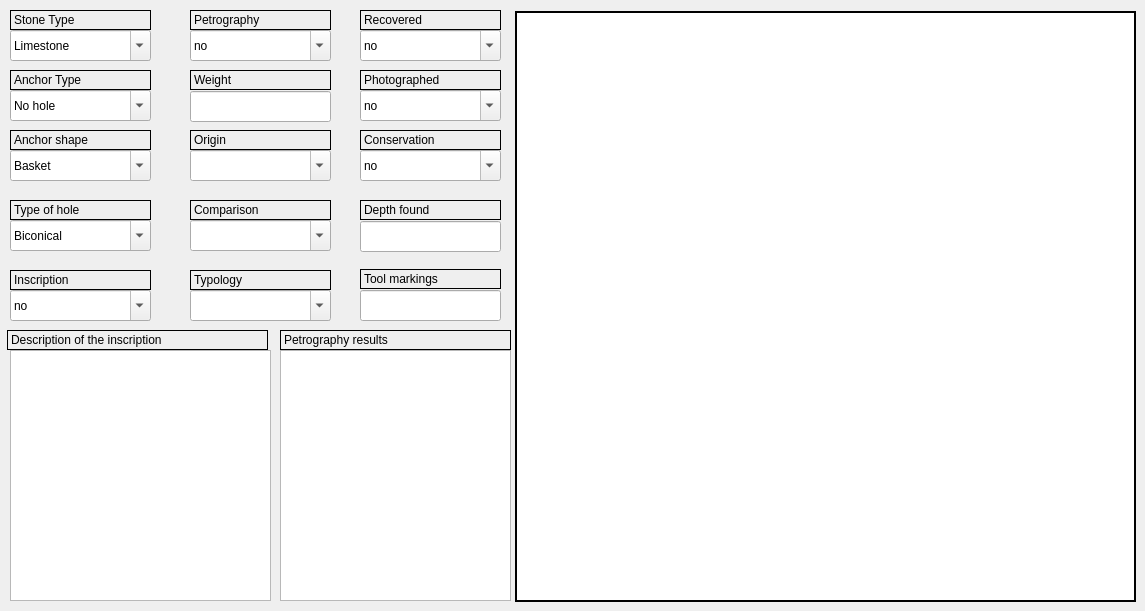
   <widget class="QWidget" name="tabWidgetPage1">
    <attribute name="icon">
     <iconset>
      <normaloff>:/images/iconANC.png</normaloff>:/images/iconANC.png</iconset>
    </attribute>
    <attribute name="title">
     <string>Anchors</string>
    </attribute>
    <widget class="QComboBox" name="comboBox_stone_type">
     <property name="geometry">
      <rect>
       <x>10</x>
       <y>30</y>
       <width>141</width>
       <height>31</height>
      </rect>
     </property>
     <property name="editable">
      <bool>true</bool>
     </property>
     <item>
      <property name="text">
       <string>Limestone</string>
      </property>
     </item>
     <item>
      <property name="text">
       <string>Basalt</string>
      </property>
     </item>
     <item>
      <property name="text">
       <string>Sandstone</string>
      </property>
     </item>
     <item>
      <property name="text">
       <string>Other</string>
      </property>
     </item>
    </widget>
    <widget class="QLabel" name="label">
     <property name="geometry">
      <rect>
       <x>10</x>
       <y>10</y>
       <width>141</width>
       <height>20</height>
      </rect>
     </property>
     <property name="frameShape">
      <enum>QFrame::Panel</enum>
     </property>
     <property name="text">
      <string>Stone Type</string>
     </property>
     <property name="openExternalLinks">
      <bool>false</bool>
     </property>
    </widget>
    <widget class="QLineEdit" name="lineEdit_list">
     <property name="geometry">
      <rect>
       <x>870</x>
       <y>40</y>
       <width>61</width>
       <height>31</height>
      </rect>
     </property>
     <property name="text">
      <string>1</string>
     </property>
     <property name="readOnly">
      <bool>true</bool>
     </property>
     <property name="cursorMoveStyle">
      <enum>Qt::VisualMoveStyle</enum>
     </property>
    </widget>
    <widget class="QLabel" name="label_12">
     <property name="geometry">
      <rect>
       <x>870</x>
       <y>20</y>
       <width>61</width>
       <height>20</height>
      </rect>
     </property>
     <property name="frameShape">
      <enum>QFrame::Panel</enum>
     </property>
     <property name="text">
      <string>Qty</string>
     </property>
    </widget>
    <widget class="QListWidget" name="iconListWidget">
     <property name="geometry">
      <rect>
       <x>515</x>
       <y>11</y>
       <width>621</width>
       <height>591</height>
      </rect>
     </property>
     <property name="frameShape">
      <enum>QFrame::WinPanel</enum>
     </property>
     <property name="frameShadow">
      <enum>QFrame::Plain</enum>
     </property>
     <property name="showDropIndicator" stdset="0">
      <bool>true</bool>
     </property>
     <property name="dragEnabled">
      <bool>true</bool>
     </property>
     <property name="dragDropOverwriteMode">
      <bool>true</bool>
     </property>
     <property name="dragDropMode">
      <enum>QAbstractItemView::DragDrop</enum>
     </property>
     <property name="defaultDropAction">
      <enum>Qt::IgnoreAction</enum>
     </property>
     <property name="movement">
      <enum>QListView::Snap</enum>
     </property>
     <property name="isWrapping" stdset="0">
      <bool>true</bool>
     </property>
     <property name="resizeMode">
      <enum>QListView::Adjust</enum>
     </property>
     <property name="viewMode">
      <enum>QListView::IconMode</enum>
     </property>
     <property name="uniformItemSizes">
      <bool>true</bool>
     </property>
     <property name="wordWrap">
      <bool>true</bool>
     </property>
     <property name="selectionRectVisible">
      <bool>true</bool>
     </property>
     <property name="sortingEnabled">
      <bool>true</bool>
     </property>
    </widget>
    <widget class="QLabel" name="label_13">
     <property name="geometry">
      <rect>
       <x>360</x>
       <y>10</y>
       <width>141</width>
       <height>20</height>
      </rect>
     </property>
     <property name="frameShape">
      <enum>QFrame::Panel</enum>
     </property>
     <property name="text">
      <string>Recovered</string>
     </property>
    </widget>
    <widget class="QLabel" name="label_15">
     <property name="geometry">
      <rect>
       <x>360</x>
       <y>130</y>
       <width>141</width>
       <height>20</height>
      </rect>
     </property>
     <property name="frameShape">
      <enum>QFrame::Panel</enum>
     </property>
     <property name="text">
      <string>Conservation</string>
     </property>
    </widget>
    <widget class="QLabel" name="label_16">
     <property name="geometry">
      <rect>
       <x>360</x>
       <y>70</y>
       <width>141</width>
       <height>20</height>
      </rect>
     </property>
     <property name="frameShape">
      <enum>QFrame::Panel</enum>
     </property>
     <property name="text">
      <string>Photographed</string>
     </property>
    </widget>
    <widget class="QComboBox" name="comboBox_recovered">
     <property name="geometry">
      <rect>
       <x>360</x>
       <y>30</y>
       <width>141</width>
       <height>31</height>
      </rect>
     </property>
     <property name="editable">
      <bool>true</bool>
     </property>
     <item>
      <property name="text">
       <string>no</string>
      </property>
     </item>
     <item>
      <property name="text">
       <string>yes</string>
      </property>
     </item>
    </widget>
    <widget class="QComboBox" name="comboBox_photo">
     <property name="geometry">
      <rect>
       <x>360</x>
       <y>90</y>
       <width>141</width>
       <height>31</height>
      </rect>
     </property>
     <property name="editable">
      <bool>true</bool>
     </property>
     <item>
      <property name="text">
       <string>no</string>
      </property>
     </item>
     <item>
      <property name="text">
       <string>yes</string>
      </property>
     </item>
    </widget>
    <widget class="QComboBox" name="comboBox_cc">
     <property name="geometry">
      <rect>
       <x>360</x>
       <y>150</y>
       <width>141</width>
       <height>31</height>
      </rect>
     </property>
     <property name="editable">
      <bool>true</bool>
     </property>
     <item>
      <property name="text">
       <string>no</string>
      </property>
     </item>
     <item>
      <property name="text">
       <string>yes</string>
      </property>
     </item>
    </widget>
    <widget class="QLineEdit" name="lineEdit_depth">
     <property name="geometry">
      <rect>
       <x>360</x>
       <y>221</y>
       <width>141</width>
       <height>31</height>
      </rect>
     </property>
     <property name="text">
      <string/>
     </property>
    </widget>
    <widget class="QLabel" name="label_132">
     <property name="geometry">
      <rect>
       <x>360</x>
       <y>200</y>
       <width>141</width>
       <height>20</height>
      </rect>
     </property>
     <property name="frameShape">
      <enum>QFrame::Panel</enum>
     </property>
     <property name="text">
      <string>Depth found</string>
     </property>
    </widget>
    <widget class="QLineEdit" name="lineEdit_tool_markings">
     <property name="geometry">
      <rect>
       <x>360</x>
       <y>290</y>
       <width>141</width>
       <height>31</height>
      </rect>
     </property>
     <property name="text">
      <string/>
     </property>
    </widget>
    <widget class="QLabel" name="label_133">
     <property name="geometry">
      <rect>
       <x>360</x>
       <y>269</y>
       <width>141</width>
       <height>20</height>
      </rect>
     </property>
     <property name="frameShape">
      <enum>QFrame::Panel</enum>
     </property>
     <property name="frameShadow">
      <enum>QFrame::Plain</enum>
     </property>
     <property name="text">
      <string>Tool markings</string>
     </property>
    </widget>
    <widget class="QLabel" name="label_19">
     <property name="geometry">
      <rect>
       <x>10</x>
       <y>270</y>
       <width>141</width>
       <height>20</height>
      </rect>
     </property>
     <property name="frameShape">
      <enum>QFrame::Panel</enum>
     </property>
     <property name="text">
      <string>Inscription</string>
     </property>
    </widget>
    <widget class="QComboBox" name="comboBox_anchor_type">
     <property name="geometry">
      <rect>
       <x>10</x>
       <y>90</y>
       <width>141</width>
       <height>31</height>
      </rect>
     </property>
     <property name="editable">
      <bool>true</bool>
     </property>
     <item>
      <property name="text">
       <string>No hole</string>
      </property>
     </item>
     <item>
      <property name="text">
       <string>1 hole</string>
      </property>
     </item>
     <item>
      <property name="text">
       <string>2 hole</string>
      </property>
     </item>
     <item>
      <property name="text">
       <string>3 hole</string>
      </property>
     </item>
    </widget>
    <widget class="QLabel" name="label_17">
     <property name="geometry">
      <rect>
       <x>10</x>
       <y>70</y>
       <width>141</width>
       <height>20</height>
      </rect>
     </property>
     <property name="frameShape">
      <enum>QFrame::Panel</enum>
     </property>
     <property name="text">
      <string>Anchor Type</string>
     </property>
    </widget>
    <widget class="QLabel" name="label_20">
     <property name="geometry">
      <rect>
       <x>10</x>
       <y>130</y>
       <width>141</width>
       <height>20</height>
      </rect>
     </property>
     <property name="styleSheet">
      <string notr="true"/>
     </property>
     <property name="frameShape">
      <enum>QFrame::Panel</enum>
     </property>
     <property name="text">
      <string>Anchor shape</string>
     </property>
    </widget>
    <widget class="QComboBox" name="comboBox_anchor_shape">
     <property name="geometry">
      <rect>
       <x>10</x>
       <y>150</y>
       <width>141</width>
       <height>31</height>
      </rect>
     </property>
     <property name="styleSheet">
      <string notr="true"/>
     </property>
     <property name="editable">
      <bool>true</bool>
     </property>
     <item>
      <property name="text">
       <string>Basket</string>
      </property>
     </item>
     <item>
      <property name="text">
       <string>Triangular</string>
      </property>
     </item>
     <item>
      <property name="text">
       <string>Rectangular</string>
      </property>
     </item>
     <item>
      <property name="text">
       <string>Trapezoidal</string>
      </property>
     </item>
     <item>
      <property name="text">
       <string>Oval</string>
      </property>
     </item>
     <item>
      <property name="text">
       <string>Other</string>
      </property>
     </item>
    </widget>
    <widget class="QComboBox" name="comboBox_type_hole">
     <property name="geometry">
      <rect>
       <x>10</x>
       <y>220</y>
       <width>141</width>
       <height>31</height>
      </rect>
     </property>
     <property name="styleSheet">
      <string notr="true"/>
     </property>
     <property name="editable">
      <bool>true</bool>
     </property>
     <item>
      <property name="text">
       <string>Biconical</string>
      </property>
     </item>
     <item>
      <property name="text">
       <string>Tubular</string>
      </property>
     </item>
     <item>
      <property name="text">
       <string>Other</string>
      </property>
     </item>
    </widget>
    <widget class="QLabel" name="label_23">
     <property name="geometry">
      <rect>
       <x>10</x>
       <y>200</y>
       <width>141</width>
       <height>20</height>
      </rect>
     </property>
     <property name="styleSheet">
      <string notr="true"/>
     </property>
     <property name="frameShape">
      <enum>QFrame::Panel</enum>
     </property>
     <property name="text">
      <string>Type of hole</string>
     </property>
    </widget>
    <widget class="QComboBox" name="comboBox_inscription">
     <property name="geometry">
      <rect>
       <x>10</x>
       <y>290</y>
       <width>141</width>
       <height>31</height>
      </rect>
     </property>
     <property name="editable">
      <bool>true</bool>
     </property>
     <item>
      <property name="text">
       <string>no</string>
      </property>
     </item>
     <item>
      <property name="text">
       <string>yes</string>
      </property>
     </item>
    </widget>
    <widget class="QLabel" name="label_126">
     <property name="geometry">
      <rect>
       <x>190</x>
       <y>200</y>
       <width>141</width>
       <height>20</height>
      </rect>
     </property>
     <property name="frameShape">
      <enum>QFrame::Panel</enum>
     </property>
     <property name="text">
      <string>Comparison</string>
     </property>
    </widget>
    <widget class="QLabel" name="label_18">
     <property name="geometry">
      <rect>
       <x>190</x>
       <y>10</y>
       <width>141</width>
       <height>20</height>
      </rect>
     </property>
     <property name="styleSheet">
      <string notr="true"/>
     </property>
     <property name="frameShape">
      <enum>QFrame::Panel</enum>
     </property>
     <property name="text">
      <string>Petrography</string>
     </property>
    </widget>
    <widget class="QLabel" name="label_125">
     <property name="geometry">
      <rect>
       <x>190</x>
       <y>130</y>
       <width>141</width>
       <height>20</height>
      </rect>
     </property>
     <property name="styleSheet">
      <string notr="true"/>
     </property>
     <property name="frameShape">
      <enum>QFrame::Panel</enum>
     </property>
     <property name="text">
      <string>Origin</string>
     </property>
    </widget>
    <widget class="QComboBox" name="comboBox_comparison">
     <property name="geometry">
      <rect>
       <x>190</x>
       <y>220</y>
       <width>141</width>
       <height>31</height>
      </rect>
     </property>
     <property name="editable">
      <bool>true</bool>
     </property>
    </widget>
    <widget class="QLabel" name="label_22">
     <property name="geometry">
      <rect>
       <x>190</x>
       <y>70</y>
       <width>141</width>
       <height>20</height>
      </rect>
     </property>
     <property name="frameShape">
      <enum>QFrame::Panel</enum>
     </property>
     <property name="text">
      <string>Weight</string>
     </property>
    </widget>
    <widget class="QLabel" name="label_127">
     <property name="geometry">
      <rect>
       <x>190</x>
       <y>270</y>
       <width>141</width>
       <height>20</height>
      </rect>
     </property>
     <property name="styleSheet">
      <string notr="true"/>
     </property>
     <property name="frameShape">
      <enum>QFrame::Panel</enum>
     </property>
     <property name="text">
      <string>Typology</string>
     </property>
    </widget>
    <widget class="QComboBox" name="comboBox_petrography">
     <property name="geometry">
      <rect>
       <x>190</x>
       <y>30</y>
       <width>141</width>
       <height>31</height>
      </rect>
     </property>
     <property name="styleSheet">
      <string notr="true"/>
     </property>
     <property name="editable">
      <bool>true</bool>
     </property>
     <item>
      <property name="text">
       <string>no</string>
      </property>
     </item>
     <item>
      <property name="text">
       <string>yes</string>
      </property>
     </item>
    </widget>
    <widget class="QLineEdit" name="lineEdit_weight">
     <property name="geometry">
      <rect>
       <x>190</x>
       <y>91</y>
       <width>141</width>
       <height>31</height>
      </rect>
     </property>
    </widget>
    <widget class="QComboBox" name="comboBox_origin">
     <property name="geometry">
      <rect>
       <x>190</x>
       <y>150</y>
       <width>141</width>
       <height>31</height>
      </rect>
     </property>
     <property name="styleSheet">
      <string notr="true"/>
     </property>
     <property name="editable">
      <bool>true</bool>
     </property>
    </widget>
    <widget class="QComboBox" name="comboBox_typology">
     <property name="geometry">
      <rect>
       <x>190</x>
       <y>290</y>
       <width>141</width>
       <height>31</height>
      </rect>
     </property>
     <property name="styleSheet">
      <string notr="true"/>
     </property>
     <property name="editable">
      <bool>true</bool>
     </property>
    </widget>
    <widget class="QLabel" name="label_46">
     <property name="geometry">
      <rect>
       <x>7</x>
       <y>330</y>
       <width>261</width>
       <height>20</height>
      </rect>
     </property>
     <property name="frameShape">
      <enum>QFrame::Panel</enum>
     </property>
     <property name="text">
      <string>Description of the inscription</string>
     </property>
    </widget>
    <widget class="QTextEdit" name="textEdit_description_i">
     <property name="geometry">
      <rect>
       <x>10</x>
       <y>350</y>
       <width>261</width>
       <height>251</height>
      </rect>
     </property>
    </widget>
    <widget class="QTextEdit" name="textEdit_petrography_r">
     <property name="geometry">
      <rect>
       <x>280</x>
       <y>350</y>
       <width>231</width>
       <height>251</height>
      </rect>
     </property>
    </widget>
    <widget class="QLabel" name="label_47">
     <property name="geometry">
      <rect>
       <x>280</x>
       <y>330</y>
       <width>231</width>
       <height>20</height>
      </rect>
     </property>
     <property name="frameShape">
      <enum>QFrame::Panel</enum>
     </property>
     <property name="text">
      <string>Petrography results</string>
     </property>
    </widget>
    <zorder>label</zorder>
    <zorder>lineEdit_list</zorder>
    <zorder>label_12</zorder>
    <zorder>iconListWidget</zorder>
    <zorder>label_13</zorder>
    <zorder>label_15</zorder>
    <zorder>label_16</zorder>
    <zorder>comboBox_recovered</zorder>
    <zorder>comboBox_photo</zorder>
    <zorder>comboBox_cc</zorder>
    <zorder>comboBox_stone_type</zorder>
    <zorder>lineEdit_depth</zorder>
    <zorder>label_132</zorder>
    <zorder>lineEdit_tool_markings</zorder>
    <zorder>label_133</zorder>
    <zorder>label_19</zorder>
    <zorder>comboBox_anchor_type</zorder>
    <zorder>label_17</zorder>
    <zorder>label_20</zorder>
    <zorder>comboBox_anchor_shape</zorder>
    <zorder>comboBox_type_hole</zorder>
    <zorder>label_23</zorder>
    <zorder>comboBox_inscription</zorder>
    <zorder>label_126</zorder>
    <zorder>label_18</zorder>
    <zorder>label_125</zorder>
    <zorder>comboBox_comparison</zorder>
    <zorder>label_22</zorder>
    <zorder>label_127</zorder>
    <zorder>comboBox_petrography</zorder>
    <zorder>lineEdit_weight</zorder>
    <zorder>comboBox_origin</zorder>
    <zorder>comboBox_typology</zorder>
    <zorder>label_46</zorder>
    <zorder>textEdit_description_i</zorder>
    <zorder>textEdit_petrography_r</zorder>
    <zorder>label_47</zorder>
   </widget>
